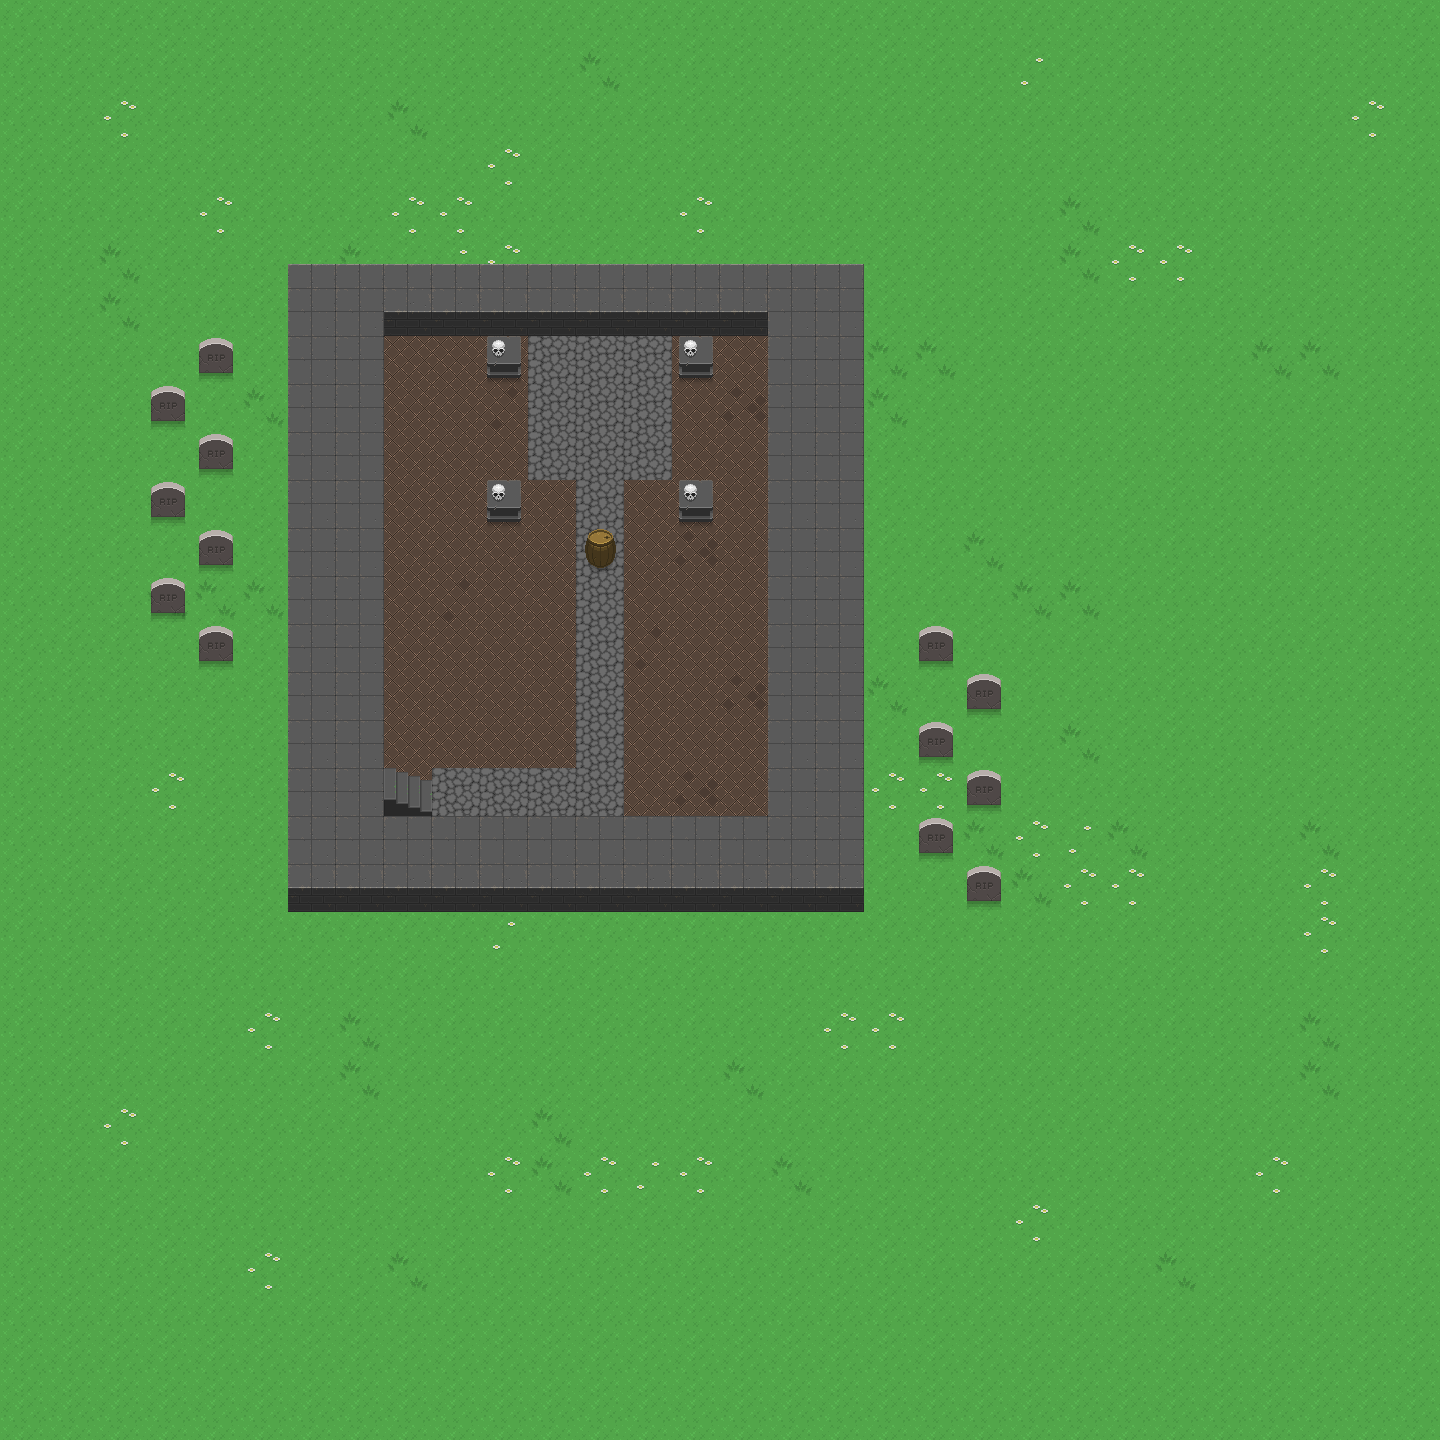

A level layout from a 2D game, rendered from its tile map. Below: a short description, then the map file with tile-grid data replaced by summaries:
An orthogonal 30x30 tile map with 48x48 px tiles, 5 tile layers (Copy of Walls, Grass, Floors, Walls, ...).

<map version="1.0" orientation="orthogonal" renderorder="right-down" width="30" height="30" tilewidth="48" tileheight="48" nextobjectid="1">
 <tileset firstgid="1" name="uf_terrain" tilewidth="48" tileheight="48" tilecount="760" columns="20">
  <image source="tilesets/uf_terrain.png" width="960" height="1824" />
  <tile id="49">
   <properties>
    <property name="nextlevel" value="true" />
   </properties>
  </tile>
  <tile id="68">
   <properties>
    <property name="previouslevel" value="" />
   </properties>
  </tile>
  <tile id="241">
   <properties>
    <property name="wall" value="" />
   </properties>
  </tile>
  <tile id="242">
   <properties>
    <property name="wall" value="" />
   </properties>
  </tile>
  <tile id="243">
   <properties>
    <property name="wall" value="" />
   </properties>
  </tile>
  <tile id="244">
   <properties>
    <property name="wall" value="" />
   </properties>
  </tile>
  <tile id="245">
   <properties>
    <property name="wall" value="" />
   </properties>
  </tile>
  <tile id="246">
   <properties>
    <property name="wall" value="" />
   </properties>
  </tile>
  <tile id="261">
   <properties>
    <property name="wall" value="" />
   </properties>
  </tile>
  <tile id="262">
   <properties>
    <property name="wall" value="" />
   </properties>
  </tile>
  <tile id="263">
   <properties>
    <property name="wall" value="" />
   </properties>
  </tile>
  <tile id="264">
   <properties>
    <property name="wall" value="" />
   </properties>
  </tile>
  <tile id="265">
   <properties>
    <property name="wall" value="" />
   </properties>
  </tile>
  <tile id="266">
   <properties>
    <property name="wall" value="" />
   </properties>
  </tile>
  <tile id="281">
   <properties>
    <property name="wall" value="" />
   </properties>
  </tile>
  <tile id="282">
   <properties>
    <property name="wall" value="" />
   </properties>
  </tile>
  <tile id="283">
   <properties>
    <property name="wall" value="" />
   </properties>
  </tile>
  <tile id="284">
   <properties>
    <property name="wall" value="" />
   </properties>
  </tile>
  <tile id="285">
   <properties>
    <property name="wall" value="" />
   </properties>
  </tile>
  <tile id="286">
   <properties>
    <property name="wall" value="" />
   </properties>
  </tile>
  <tile id="625">
   <properties>
    <property name="chest" value="" />
   </properties>
  </tile>
  <tile id="636">
   <properties>
    <property name="wall" value="true" />
   </properties>
  </tile>
 </tileset>
 <layer name="Copy of Walls" width="30" height="30">
  <properties>
   <property name="nextlevel" value="true" />
  </properties>
  <data>[900 cells, 900 non-empty, 7 distinct tile ids]</data>
 </layer>
 <layer name="Grass" width="30" height="30">
  <data>[900 cells, 900 non-empty, 4 distinct tile ids]</data>
 </layer>
 <layer name="Floors" width="30" height="30">
  <data>[900 cells, 93 non-empty, 6 distinct tile ids]</data>
 </layer>
 <layer name="Walls" width="30" height="30">
  <data>[900 cells, 93 non-empty, 5 distinct tile ids]</data>
 </layer>
 <layer name="itemLayer" width="30" height="30">
  <data>[900 cells, 1 non-empty, 1 distinct tile ids]</data>
 </layer>
 <objectgroup name="Object Layer 1" />
</map>
